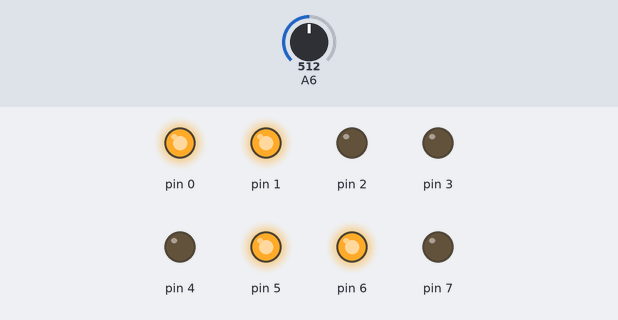
Simulated run of this sketch. Board: Arduino Uno, built with avr-gcc and run on an emulated ATmega328P. On the bench: output pins drawn as LEDs (lit = HIGH). The test bench sets the inputs (shaded band); at power-on: A6 = 512.

Above: at 0.8 s.
0.9 s: A6 set to 361
2.4 s: A6 set to 340
At 2.9 s:
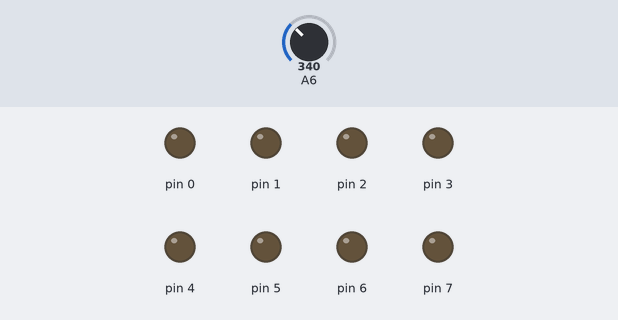
3.9 s: A6 set to 360
At 5.1 s:
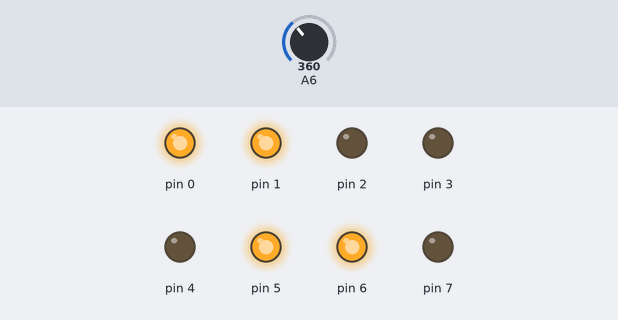
5.4 s: A6 set to 306
At 6.4 s:
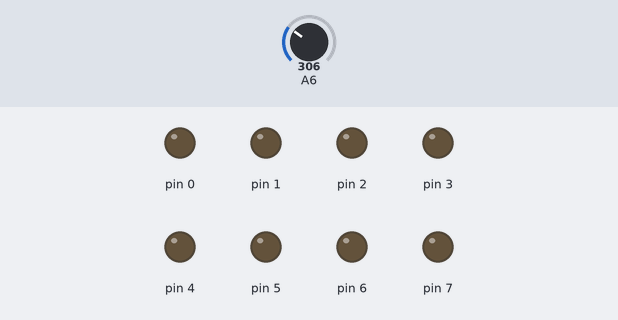
Timing chart, 0 to 7.9 s (numbered marks = the images above; inputs shaded):
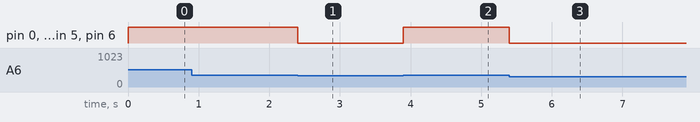

Measured:
- the behaviour switches between 351 and 350 on A6 (found by bisection; images 0 and 1)
- after the input at 0.9 s, every drawn part: stays the same
- after the input at 2.4 s, pin 0, pin 1, pin 5, pin 6: HIGH → LOW at once
- after the input at 3.9 s, pin 0, pin 1, pin 5, pin 6: LOW → HIGH at once
- after the input at 5.4 s, pin 0, pin 1, pin 5, pin 6: HIGH → LOW at once

The sketch:

Mock_Test_2.ino
```cpp
#include <avr/io.h>
#include <util/delay.h>

#define BITN(BIT_NUM)               (0x01 << (BIT_NUM))
#define SET_BIT(PORT, BIT_NUM)      ((PORT) |= (BITN(BIT_NUM)))
#define CHECK_BIT(PORT, BIT_NUM)    ((PORT) & (BITN(BIT_NUM)))
#define CLEAR_BIT(PORT, BIT_NUM)    ((PORT) &= (~(BITN(BIT_NUM))))

int main (void)
{
    DDRD = 0xFF;
    while(true){
      int y;

      ADMUX = 0x46;
      ADCSRA = 0xC7;
      while(CHECK_BIT(ADCSRA, ADSC)){
        y = ADCW;
      }

      if(y > 350){
        SET_BIT(PORTD, 0);
        SET_BIT(PORTD, 1);
        SET_BIT(PORTD, 5);
        SET_BIT(PORTD, 6);
      }
      else{
        CLEAR_BIT(PORTD, 0);
        CLEAR_BIT(PORTD, 1);
        CLEAR_BIT(PORTD, 5);
        CLEAR_BIT(PORTD, 6);
      }
  }
}
```
